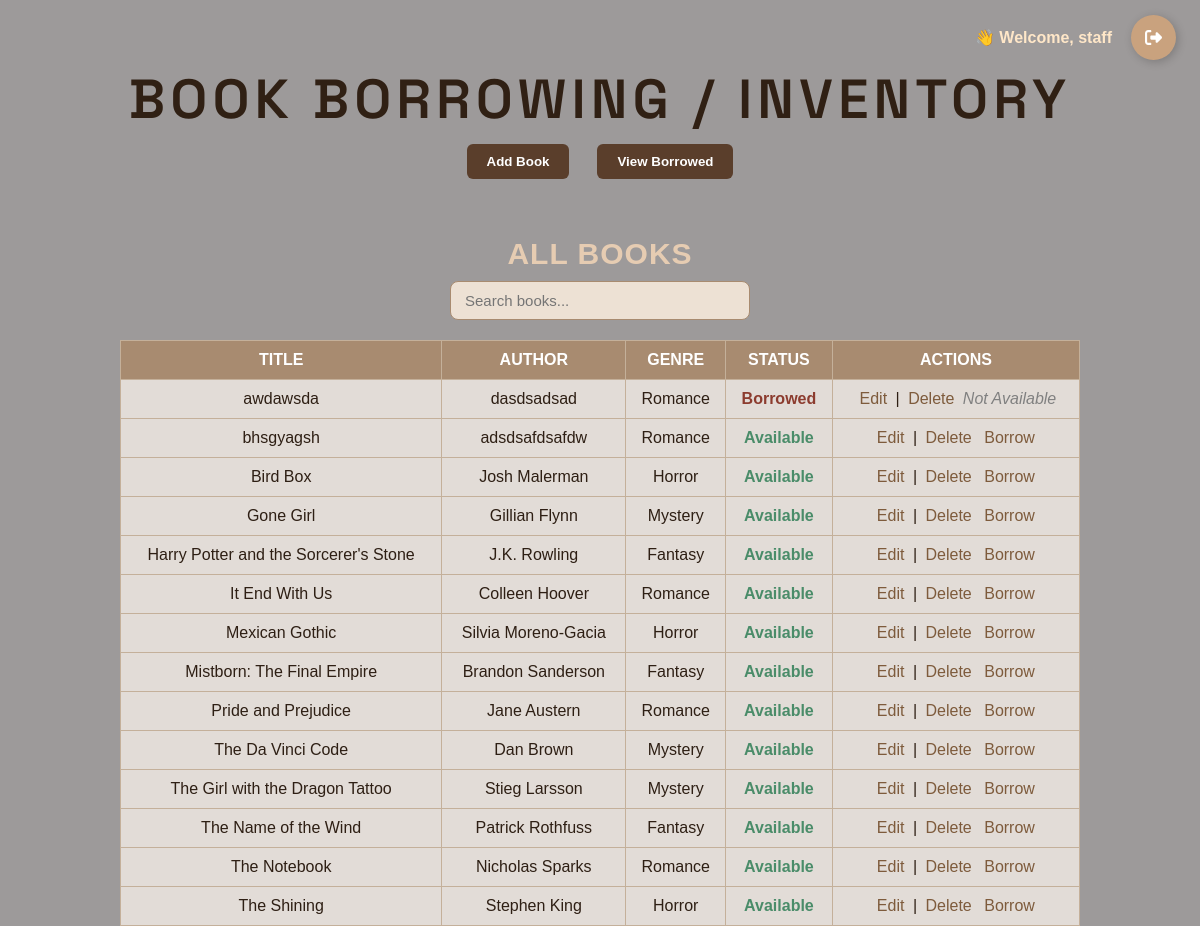
/index.php (signed in), run on the app's committed database.
### tables this page shows
CREATE TABLE `books` (
  `book_id` int(11) NOT NULL,
  `title` varchar(255) DEFAULT NULL,
  `author` varchar(255) DEFAULT NULL,
  `genre` varchar(100) DEFAULT NULL,
  `status` enum('Available','Borrowed') DEFAULT 'Available'
);

### index.php (the view, shortened to what this page needs)
<?php
include 'config.php';
$search = isset($_GET['search']) ? $conn->real_escape_string($_GET['search']) : '';
$sql = "SELECT * FROM books";
if (!empty($search)) {
$sql .= " WHERE title LIKE '%$search%'
OR author LIKE '%$search%'
OR genre LIKE '%$search%'";
$sql .= " ORDER BY title ASC";
} else {
$sql .= " ORDER BY title ASC";
}
$result = $conn->query($sql);
?>
<!DOCTYPE html>
<html lang="en">
<head>
<link rel="stylesheet" href="style.css">
</head>
<body>
<?php if (isset($_SESSION['user'])): ?>
<div style="position: absolute; top: 15px; right: 20px; display: flex; align-items: center;">
<span style="margin-right: 15px; color: #ffe7c8ff; font-weight: bold;">
👋 Welcome, <?= htmlspecialchars($_SESSION['user']) ?>
</span>
<a href="logout.php" style="text-decoration: none;">
<button class="Btn">
<div class="sign">
</div>
</button>
</a>
</div>
<?php endif; ?>
<div class="top-wrapper"><br>
<h2 class="space-grotesk">BOOK BORROWING / INVENTORY</h2>
<div class="top-links">
<?php if ($_SESSION['role'] !== 'student'): ?>
<a href="add_book.php"><button class="ui-button">Add Book</button></a>
<?php endif; ?>
<a href="view_borrowed.php"><button class="ui-button">View Borrowed</button></a>
</div>
</div>
<br>
<center><h2 class="sub-title rationale-regular">All Books</h2></center>
<div style="display:flex; justify-content:center; align-items:center; gap: 20px; margin-bottom: 15px;">
<input type="text" id="bookSearchInput" placeholder="Search books...">
</div>
<div class="table-wrapper">
<table id="bookTable">
<thead>
<tr>
<th>TITLE</th>
<th>AUTHOR</th>
<th>GENRE</th>
<th>STATUS</th>
<th>ACTIONS</th>
</tr>
</thead>
<tbody>
<?php if ($result->num_rows > 0): ?>
<?php while ($row = $result->fetch_assoc()): ?>
<tr>
<td><?= htmlspecialchars($row['title']) ?></td>
<td><?= htmlspecialchars($row['author']) ?></td>
<td><?= htmlspecialchars($row['genre']) ?></td>
<td>
<span class="<?= $row['status'] == 'Available' ? 'status-available' : 'status-borrowed' ?>">
<?= $row['status'] ?>
</span>
</td>
<td>
<?php if ($_SESSION['role'] !== 'student'): ?>
<a href="edit_book.php?id=<?= $row['book_id'] ?>">Edit</a> |
<a href="#" onclick="confirmDelete(<?= $row['book_id'] ?>, '<?= $row['status'] ?>')">Delete</a>
<?php if ($row['status'] == 'Available'): ?>
<a href="borrow_book.php?id=<?= $row['book_id'] ?>">Borrow</a>
<?php else: ?>
<span class="gray">Not Available</span>
<?php endif; ?>
<?php else: ?>
<span class="gray">View Only</span>
<?php endif; ?>
</td>
</tr>
<?php endwhile; ?>
<?php else: ?>
<tr><td colspan="5">No books found.</td></tr>
<?php endif; ?>
</tbody>
</table>
</div>
</body>
</html>

### style.css (style rules this page uses)
h2 { text-transform: uppercase; font-size: 40px; text-align: center; letter-spacing: 1px; color: #4a3c2a; margin-bottom: 10px; font-family: "Antonio", serif; font-weight: 200; }
a { text-decoration: none; color: #a67c52; }
button { padding: 10px; font-weight: bold; border: none; border-radius: 6px; background-color: #c9a27e; color: white; cursor: pointer; transition: background 0.3s ease; }
table { width: 80%; margin: 0 auto; border-collapse: collapse; background-color: #fffdf9; font-family: Arial, sans-serif; }
table, th, td { border: 1px solid #e6dccc; }
th { background-color: #f2e6d8; color: #3e3427; padding: 12px; }
td { padding: 10px; color: #4a3c2a; }
.status-available { color: #5b8a72; font-weight: bold; }
.status-borrowed { color: #b3553d; font-weight: bold; }

### index.php (style rules this page uses)
body { margin: 0; padding: 0; height: 100vh; background: url('images/bb1.jpg') no-repeat center center fixed; background-size: cover; color: #2e1f14; font-family: Arial, sans-serif; position: relative; }
body::before { content: ''; position: fixed; top: 0; left: 0; height: 100%; width: 100%; background: rgba(63, 57, 57, 0.51); z-index: -1; }
.space-grotesk { font-family: "Space Grotesk", sans-serif; font-weight: 600; font-size: 55px; font-style: normal; }
h2 { font-family: 'Vast Shadow', serif; color: #302014ff; text-align: center; letter-spacing: 5px; margin-bottom: 10px; }
.top-links { display: flex; justify-content: center; gap: 20px; margin-bottom: 30px; }
.top-links button { background-color: #5a3e2b; color: #fff; border: none; border-radius: 6px; padding: 10px 20px; font-weight: bold; cursor: pointer; }
#bookSearchInput { padding: 10px 14px; border-radius: 8px; border: 1px solid #a88b70; background-color: #ede1d4; color: #2e1f14; font-size: 15px; box-sizing: border-box; width: 300px; }
table { width: 80%; margin: 0 auto; border-collapse: collapse; margin-top: 20px; background-color: #f7f1eac2; }
th, td { border: 1px solid #c4b09a; padding: 10px; text-align: center; }
th { background-color: #a88b70; color: #fff; }
td { color: #2e1f14; }
.status-available { color: #4a8c69; font-weight: bold; }
.status-borrowed { color: #8c3c2f; font-weight: bold; }
a { color: #7e5b3c; text-decoration: none; margin: 0 4px; }
span.gray { color: gray; font-style: italic; }
.sub-title { font-family: 'Lora', sans-serif; font-size: 28px; color: #3d2a1a; text-align: center; margin-top: 10px; text-transform: uppercase; letter-spacing: 0.5px; }
.rationale-regular { font-family: "Rationale", sans-serif; font-weight: 700; font-style: normal; font-size: 30px; color: #e6ccb2; letter-spacing: 1px; }
.Btn { display: flex; align-items: center; justify-content: flex-start; width: 45px; height: 45px; border: none; border-radius: 50%; cursor: pointer; position: relative; overflow: hidden; transition-duration: .3s; box-shadow: 2px 2px 10px rgba(0, 0, 0, 0.199); background-color: color: #3e2b1f; }
.sign { width: 100%; transition-duration: .3s; display: flex; align-items: center; justify-content: center; padding-left: 0; }
.sign svg { width: 17px; }

### data on the page
books: title "awdawsda", author "dasdsadsad", genre "Romance", status "Borrowed", shows "Not Available"
books: title "bhsgyagsh", author "adsdsafdsafdw", genre "Romance", status "Available"
books: title "Bird Box", author "Josh Malerman", genre "Horror", status "Available"
books: title "Gone Girl", author "Gillian Flynn", genre "Mystery", status "Available"
books: title "Harry Potter and the Sorcerer's Stone", author "J.K. Rowling", genre "Fantasy", status "Available"
books: title "It End With Us", author "Colleen Hoover", genre "Romance", status "Available"
books: title "Mexican Gothic", author "Silvia Moreno-Gacia", genre "Horror", status "Available"
books: title "Mistborn: The Final Empire", author "Brandon Sanderson", genre "Fantasy", status "Available"
books: title "Pride and Prejudice", author "Jane Austern", genre "Romance", status "Available"
books: title "The Da Vinci Code", author "Dan Brown", genre "Mystery", status "Available"
books: title "The Girl with the Dragon Tattoo", author "Stieg Larsson", genre "Mystery", status "Available"
books: title "The Name of the Wind", author "Patrick Rothfuss", genre "Fantasy", status "Available"
books: title "The Notebook", author "Nicholas Sparks", genre "Romance", status "Available"
books: title "The Shining", author "Stephen King", genre "Horror", status "Available"

### other printed values
$_SESSION['user'] "staff"
